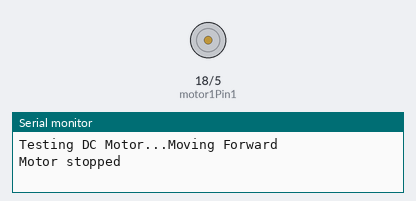
A sketch run on a simulated ESP32. On the bench: motor-driver pin pairs drawn as motors (green arrow = first pin HIGH = forward, orange = second pin HIGH = backward, longer = more drive, scaled by the enable pin), the last lines printed to the serial monitor.

Above: at 3.0 s.
At 8.2 s:
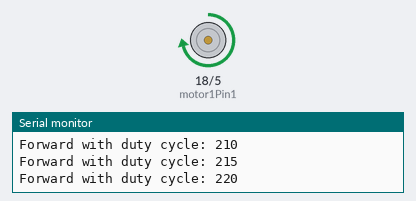
At 13.0 s:
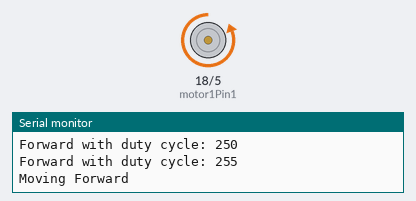
Timing chart, 0 to 15.6 s (numbered marks = the images above):
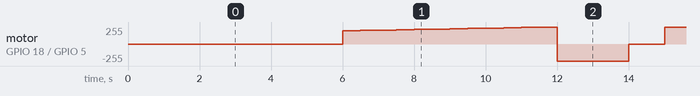

The sketch:

PRUEBAMOTORDC.ino
```cpp
// (licence header left out)
// Motor A
int motor1Pin1 = 18;
int motor1Pin2 = 5;
int enable1Pin = 19;

// Setting PWM properties
const int freq = 30000;
const int pwmChannel = 0;
const int resolution = 8;
int dutyCycle = 200;

void setup() {
  // sets the pins as outputs:
  pinMode(motor1Pin1, OUTPUT);
  pinMode(motor1Pin2, OUTPUT);
  pinMode(enable1Pin, OUTPUT);

  // configure LEDC PWM
  ledcAttachChannel(enable1Pin, freq, resolution, pwmChannel);

  Serial.begin(115200);

  // testing
  Serial.print("Testing DC Motor...");
}

void loop() {
  // Move the DC motor forward at maximum speed
  Serial.println("Moving Forward");
  digitalWrite(motor1Pin1, LOW);
  digitalWrite(motor1Pin2, HIGH);
  delay(2000);

  // Stop the DC motor
  Serial.println("Motor stopped");
  digitalWrite(motor1Pin1, LOW);
  digitalWrite(motor1Pin2, LOW);
  delay(1000);

  // Move DC motor backwards at maximum speed
  Serial.println("Moving Backwards");
  digitalWrite(motor1Pin1, HIGH);
  digitalWrite(motor1Pin2, LOW);
  delay(2000);

  // Stop the DC motor
  Serial.println("Motor stopped");
  digitalWrite(motor1Pin1, LOW);
  digitalWrite(motor1Pin2, LOW);
  delay(1000);

  // Move DC motor forward with increasing speed
  digitalWrite(motor1Pin1, HIGH);
  digitalWrite(motor1Pin2, LOW);
  while (dutyCycle <= 255){
    ledcWrite(enable1Pin, dutyCycle);
    Serial.print("Forward with duty cycle: ");
    Serial.println(dutyCycle);
    dutyCycle = dutyCycle + 5;
    delay(500);
  }
  dutyCycle = 200;
}
```
